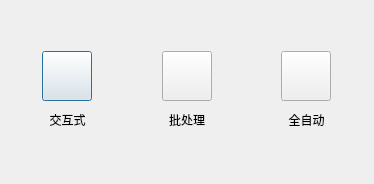
<?xml version="1.0" encoding="UTF-8"?>
<ui version="4.0">
 <class>ImageCloudSnowProcessingClass</class>
 <widget class="QDialog" name="ImageCloudSnowProcessingClass">
  <property name="geometry">
   <rect>
    <x>0</x>
    <y>0</y>
    <width>374</width>
    <height>184</height>
   </rect>
  </property>
  <property name="sizePolicy">
   <sizepolicy hsizetype="Fixed" vsizetype="Fixed">
    <horstretch>0</horstretch>
    <verstretch>0</verstretch>
   </sizepolicy>
  </property>
  <property name="minimumSize">
   <size>
    <width>374</width>
    <height>184</height>
   </size>
  </property>
  <property name="maximumSize">
   <size>
    <width>374</width>
    <height>184</height>
   </size>
  </property>
  <property name="windowTitle">
   <string>ImageCloudSnowProcessing</string>
  </property>
  <property name="styleSheet">
   <string notr="true">font: 57 8pt &quot;思源黑体 Medium&quot;;</string>
  </property>
  <layout class="QGridLayout" name="gridLayout_2">
   <item row="0" column="0">
    <layout class="QGridLayout" name="gridLayout">
     <item row="0" column="0" alignment="Qt::AlignHCenter">
      <widget class="QPushButton" name="CloudReplaceTool2_btn">
       <property name="sizePolicy">
        <sizepolicy hsizetype="Fixed" vsizetype="Fixed">
         <horstretch>0</horstretch>
         <verstretch>0</verstretch>
        </sizepolicy>
       </property>
       <property name="minimumSize">
        <size>
         <width>50</width>
         <height>50</height>
        </size>
       </property>
       <property name="text">
        <string/>
       </property>
       <property name="flat">
        <bool>false</bool>
       </property>
      </widget>
     </item>
     <item row="0" column="1" alignment="Qt::AlignHCenter">
      <widget class="QPushButton" name="CloudReplaceTool_btn">
       <property name="sizePolicy">
        <sizepolicy hsizetype="Fixed" vsizetype="Fixed">
         <horstretch>0</horstretch>
         <verstretch>0</verstretch>
        </sizepolicy>
       </property>
       <property name="minimumSize">
        <size>
         <width>50</width>
         <height>50</height>
        </size>
       </property>
       <property name="text">
        <string/>
       </property>
      </widget>
     </item>
     <item row="0" column="2" alignment="Qt::AlignHCenter">
      <widget class="QPushButton" name="AutoCloudReplaceTool_btn">
       <property name="sizePolicy">
        <sizepolicy hsizetype="Fixed" vsizetype="Fixed">
         <horstretch>0</horstretch>
         <verstretch>0</verstretch>
        </sizepolicy>
       </property>
       <property name="minimumSize">
        <size>
         <width>50</width>
         <height>50</height>
        </size>
       </property>
       <property name="text">
        <string/>
       </property>
      </widget>
     </item>
     <item row="1" column="0">
      <widget class="QPushButton" name="CloudReplaceTool2_btnf">
       <property name="sizePolicy">
        <sizepolicy hsizetype="Preferred" vsizetype="Fixed">
         <horstretch>0</horstretch>
         <verstretch>0</verstretch>
        </sizepolicy>
       </property>
       <property name="layoutDirection">
        <enum>Qt::LeftToRight</enum>
       </property>
       <property name="inputMethodHints">
        <set>Qt::ImhNone</set>
       </property>
       <property name="text">
        <string>交互式</string>
       </property>
       <property name="autoRepeat">
        <bool>false</bool>
       </property>
       <property name="autoExclusive">
        <bool>false</bool>
       </property>
       <property name="autoDefault">
        <bool>false</bool>
       </property>
       <property name="default">
        <bool>false</bool>
       </property>
       <property name="flat">
        <bool>true</bool>
       </property>
      </widget>
     </item>
     <item row="1" column="1">
      <widget class="QPushButton" name="CloudReplaceTool_btnf">
       <property name="sizePolicy">
        <sizepolicy hsizetype="Preferred" vsizetype="Fixed">
         <horstretch>0</horstretch>
         <verstretch>0</verstretch>
        </sizepolicy>
       </property>
       <property name="text">
        <string>批处理</string>
       </property>
       <property name="flat">
        <bool>true</bool>
       </property>
      </widget>
     </item>
     <item row="1" column="2">
      <widget class="QPushButton" name="AutoCloudReplaceTool_btnf">
       <property name="sizePolicy">
        <sizepolicy hsizetype="Preferred" vsizetype="Fixed">
         <horstretch>0</horstretch>
         <verstretch>0</verstretch>
        </sizepolicy>
       </property>
       <property name="text">
        <string>全自动</string>
       </property>
       <property name="autoRepeat">
        <bool>false</bool>
       </property>
       <property name="autoExclusive">
        <bool>false</bool>
       </property>
       <property name="flat">
        <bool>true</bool>
       </property>
      </widget>
     </item>
    </layout>
   </item>
  </layout>
 </widget>
 <layoutdefault spacing="6" margin="11"/>
 <resources/>
 <connections/>
</ui>
